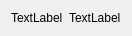
<?xml version="1.0" encoding="UTF-8"?>
<ui version="4.0">
 <class>twoLabel</class>
 <widget class="QWidget" name="twoLabel">
  <property name="geometry">
   <rect>
    <x>0</x>
    <y>0</y>
    <width>132</width>
    <height>30</height>
   </rect>
  </property>
  <property name="windowTitle">
   <string>Form</string>
  </property>
  <layout class="QHBoxLayout" name="horizontalLayout">
   <item>
    <widget class="QLabel" name="label">
     <property name="text">
      <string>TextLabel</string>
     </property>
    </widget>
   </item>
   <item>
    <widget class="QLabel" name="label_2">
     <property name="text">
      <string>TextLabel</string>
     </property>
    </widget>
   </item>
  </layout>
 </widget>
 <resources/>
 <connections/>
</ui>
